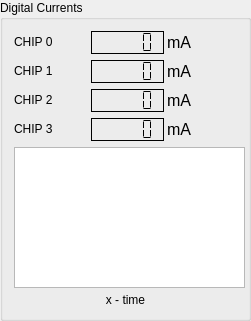
       <widget class="QGroupBox" name="groupBox_6">
        <property name="geometry">
         <rect>
          <x>560</x>
          <y>340</y>
          <width>251</width>
          <height>321</height>
         </rect>
        </property>
        <property name="minimumSize">
         <size>
          <width>251</width>
          <height>321</height>
         </size>
        </property>
        <property name="maximumSize">
         <size>
          <width>251</width>
          <height>321</height>
         </size>
        </property>
        <property name="title">
         <string>Digital Currents</string>
        </property>
        <layout class="QVBoxLayout" name="verticalLayout_6">
         <item>
          <layout class="QGridLayout" name="gridLayout_10">
           <item row="0" column="1">
            <widget class="QLCDNumber" name="lcdNumber_18">
             <property name="minimumSize">
              <size>
               <width>73</width>
               <height>23</height>
              </size>
             </property>
             <property name="maximumSize">
              <size>
               <width>73</width>
               <height>23</height>
              </size>
             </property>
             <property name="font">
              <font>
               <underline>false</underline>
              </font>
             </property>
             <property name="frameShape">
              <enum>QFrame::Box</enum>
             </property>
             <property name="frameShadow">
              <enum>QFrame::Plain</enum>
             </property>
             <property name="lineWidth">
              <number>1</number>
             </property>
             <property name="midLineWidth">
              <number>0</number>
             </property>
             <property name="smallDecimalPoint">
              <bool>false</bool>
             </property>
             <property name="segmentStyle">
              <enum>QLCDNumber::Flat</enum>
             </property>
            </widget>
           </item>
           <item row="3" column="1">
            <widget class="QLCDNumber" name="lcdNumber_19">
             <property name="minimumSize">
              <size>
               <width>73</width>
               <height>23</height>
              </size>
             </property>
             <property name="maximumSize">
              <size>
               <width>73</width>
               <height>23</height>
              </size>
             </property>
             <property name="font">
              <font>
               <underline>false</underline>
              </font>
             </property>
             <property name="frameShape">
              <enum>QFrame::Box</enum>
             </property>
             <property name="frameShadow">
              <enum>QFrame::Plain</enum>
             </property>
             <property name="lineWidth">
              <number>1</number>
             </property>
             <property name="midLineWidth">
              <number>0</number>
             </property>
             <property name="smallDecimalPoint">
              <bool>false</bool>
             </property>
             <property name="segmentStyle">
              <enum>QLCDNumber::Flat</enum>
             </property>
            </widget>
           </item>
           <item row="1" column="0">
            <widget class="QLabel" name="label_44">
             <property name="minimumSize">
              <size>
               <width>72</width>
               <height>23</height>
              </size>
             </property>
             <property name="maximumSize">
              <size>
               <width>72</width>
               <height>23</height>
              </size>
             </property>
             <property name="text">
              <string>&lt;html&gt;&lt;head/&gt;&lt;body&gt;&lt;p&gt;CHIP 1&lt;/p&gt;&lt;/body&gt;&lt;/html&gt;</string>
             </property>
            </widget>
           </item>
           <item row="3" column="0">
            <widget class="QLabel" name="label_45">
             <property name="minimumSize">
              <size>
               <width>72</width>
               <height>23</height>
              </size>
             </property>
             <property name="maximumSize">
              <size>
               <width>72</width>
               <height>23</height>
              </size>
             </property>
             <property name="text">
              <string>&lt;html&gt;&lt;head/&gt;&lt;body&gt;&lt;p&gt;CHIP 3&lt;/p&gt;&lt;/body&gt;&lt;/html&gt;</string>
             </property>
            </widget>
           </item>
           <item row="2" column="0">
            <widget class="QLabel" name="label_46">
             <property name="minimumSize">
              <size>
               <width>72</width>
               <height>23</height>
              </size>
             </property>
             <property name="maximumSize">
              <size>
               <width>72</width>
               <height>23</height>
              </size>
             </property>
             <property name="text">
              <string>&lt;html&gt;&lt;head/&gt;&lt;body&gt;&lt;p&gt;CHIP 2&lt;/p&gt;&lt;/body&gt;&lt;/html&gt;</string>
             </property>
            </widget>
           </item>
           <item row="2" column="1">
            <widget class="QLCDNumber" name="lcdNumber_20">
             <property name="minimumSize">
              <size>
               <width>73</width>
               <height>23</height>
              </size>
             </property>
             <property name="maximumSize">
              <size>
               <width>73</width>
               <height>23</height>
              </size>
             </property>
             <property name="font">
              <font>
               <underline>false</underline>
              </font>
             </property>
             <property name="frameShape">
              <enum>QFrame::Box</enum>
             </property>
             <property name="frameShadow">
              <enum>QFrame::Plain</enum>
             </property>
             <property name="lineWidth">
              <number>1</number>
             </property>
             <property name="midLineWidth">
              <number>0</number>
             </property>
             <property name="smallDecimalPoint">
              <bool>false</bool>
             </property>
             <property name="segmentStyle">
              <enum>QLCDNumber::Flat</enum>
             </property>
            </widget>
           </item>
           <item row="1" column="1">
            <widget class="QLCDNumber" name="lcdNumber_21">
             <property name="minimumSize">
              <size>
               <width>73</width>
               <height>23</height>
              </size>
             </property>
             <property name="maximumSize">
              <size>
               <width>73</width>
               <height>23</height>
              </size>
             </property>
             <property name="font">
              <font>
               <underline>false</underline>
              </font>
             </property>
             <property name="frameShape">
              <enum>QFrame::Box</enum>
             </property>
             <property name="frameShadow">
              <enum>QFrame::Plain</enum>
             </property>
             <property name="lineWidth">
              <number>1</number>
             </property>
             <property name="midLineWidth">
              <number>0</number>
             </property>
             <property name="smallDecimalPoint">
              <bool>false</bool>
             </property>
             <property name="segmentStyle">
              <enum>QLCDNumber::Flat</enum>
             </property>
            </widget>
           </item>
           <item row="2" column="2">
            <widget class="QLabel" name="label_47">
             <property name="minimumSize">
              <size>
               <width>72</width>
               <height>23</height>
              </size>
             </property>
             <property name="maximumSize">
              <size>
               <width>72</width>
               <height>23</height>
              </size>
             </property>
             <property name="text">
              <string>&lt;html&gt;&lt;head/&gt;&lt;body&gt;&lt;p&gt;&lt;span style=&quot; font-size:12pt;&quot;&gt;mA&lt;/span&gt;&lt;/p&gt;&lt;/body&gt;&lt;/html&gt;</string>
             </property>
            </widget>
           </item>
           <item row="0" column="2">
            <widget class="QLabel" name="label_48">
             <property name="minimumSize">
              <size>
               <width>72</width>
               <height>23</height>
              </size>
             </property>
             <property name="maximumSize">
              <size>
               <width>72</width>
               <height>23</height>
              </size>
             </property>
             <property name="text">
              <string>&lt;html&gt;&lt;head/&gt;&lt;body&gt;&lt;p&gt;&lt;span style=&quot; font-size:12pt;&quot;&gt;mA&lt;/span&gt;&lt;/p&gt;&lt;/body&gt;&lt;/html&gt;</string>
             </property>
            </widget>
           </item>
           <item row="1" column="2">
            <widget class="QLabel" name="label_49">
             <property name="minimumSize">
              <size>
               <width>72</width>
               <height>23</height>
              </size>
             </property>
             <property name="maximumSize">
              <size>
               <width>72</width>
               <height>23</height>
              </size>
             </property>
             <property name="text">
              <string>&lt;html&gt;&lt;head/&gt;&lt;body&gt;&lt;p&gt;&lt;span style=&quot; font-size:12pt;&quot;&gt;mA&lt;/span&gt;&lt;/p&gt;&lt;/body&gt;&lt;/html&gt;</string>
             </property>
            </widget>
           </item>
           <item row="3" column="2">
            <widget class="QLabel" name="label_50">
             <property name="minimumSize">
              <size>
               <width>72</width>
               <height>23</height>
              </size>
             </property>
             <property name="maximumSize">
              <size>
               <width>72</width>
               <height>23</height>
              </size>
             </property>
             <property name="text">
              <string>&lt;html&gt;&lt;head/&gt;&lt;body&gt;&lt;p&gt;&lt;span style=&quot; font-size:12pt;&quot;&gt;mA&lt;/span&gt;&lt;/p&gt;&lt;/body&gt;&lt;/html&gt;</string>
             </property>
            </widget>
           </item>
           <item row="0" column="0">
            <widget class="QLabel" name="label_51">
             <property name="minimumSize">
              <size>
               <width>72</width>
               <height>23</height>
              </size>
             </property>
             <property name="maximumSize">
              <size>
               <width>72</width>
               <height>23</height>
              </size>
             </property>
             <property name="text">
              <string>&lt;html&gt;&lt;head/&gt;&lt;body&gt;&lt;p&gt;CHIP 0&lt;/p&gt;&lt;/body&gt;&lt;/html&gt;</string>
             </property>
            </widget>
           </item>
          </layout>
         </item>
         <item>
          <widget class="PlotWidget" name="graphicsView_6">
           <property name="minimumSize">
            <size>
             <width>231</width>
             <height>141</height>
            </size>
           </property>
           <property name="maximumSize">
            <size>
             <width>231</width>
             <height>141</height>
            </size>
           </property>
          </widget>
         </item>
         <item>
          <widget class="QLabel" name="label_52">
           <property name="text">
            <string>&lt;html&gt;&lt;head/&gt;&lt;body&gt;&lt;p align=&quot;center&quot;&gt;x - time&lt;/p&gt;&lt;/body&gt;&lt;/html&gt;</string>
           </property>
          </widget>
         </item>
        </layout>
       </widget>
